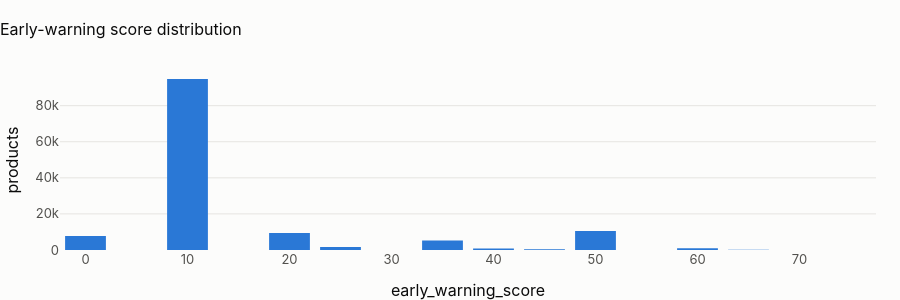

The notebook cell this image was saved under:
### Markdown cell above
## 2 · `mart_collections_early_warning`: an additive score
One row per loan and credit card, scored 0–100 by transparent terms: +25 if 1–30 days past due, +40 if more than 30,
+15 if utilisation ≥ 90 %, +10 for repeated insufficient-funds declines, +10 if payments fell below half their
average, +10 if the last payment is more than 45 days old **or unknown** (`coalesce(…, true)`).

### Code cell
ews = pl.q("""select coalesce(dpd_bucket, '(none)') as dpd_bucket, count(*) as products,
                     round(avg(early_warning_score), 1) as avg_score
              from {mart_collections_early_warning} group by 1 order by 1""")
show(ews, paging=False)
sc = pl.q(
    "select early_warning_score, count(*) as products from {mart_collections_early_warning} group by 1 order by 1"
)
fig = px.bar(sc, x="early_warning_score", y="products", title="Early-warning score distribution")
fig.update_layout(height=300)
fig.show()

### Figure 1 — Plotly figure (JSON) as saved in the notebook; plotly's stock layout.template omitted (floating-point values rounded to 4 significant figures)
{"data": [{"hovertemplate": "early_warning_score=%{x}<br>products=%{y}<extra></extra>", "legendgroup": "", "marker": {"color": "#2a78d6", "pattern": {"shape": ""}}, "name": "", "orientation": "v", "showlegend": false, "textposition": "auto", "type": "bar", "x": [0, 10, 15, 20, 25, 30, 35, 40, 45, 50, 55, 60, 65, 70, 75], "xaxis": "x", "y": [7727, 94787, 66, 9355, 1599, 30, 5321, 840, 485, 10576, 13, 1022, 133, 5, 13], "yaxis": "y"}], "layout": {"barmode": "relative", "height": 300, "legend": {"tracegroupgap": 0}, "title": {"text": "Early-warning score distribution"}, "xaxis": {"anchor": "y", "domain": [0.0, 1.0], "title": {"text": "early_warning_score"}}, "yaxis": {"anchor": "x", "domain": [0.0, 1.0], "title": {"text": "products"}}}}
